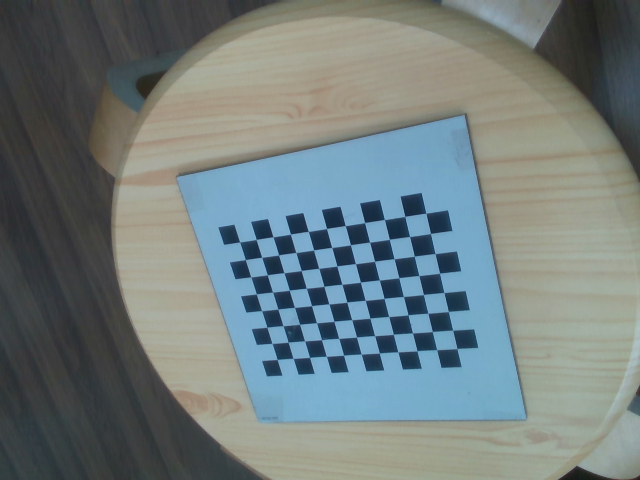
#> input picture Calibration-ZhangZhengyou-Method/pic/RGB_camera_calib_img/100000.png, 640 x 480 px; its folder holds only this picture in this run
$ python camera_calibration.py   (older library calls are emulated)
#> lines starting #> are read from the running program, lines starting #| are printed output that depends on the picture
# !/usr/bin/env python
# -*- coding: utf-8 -*-
# @Time    : 2023/4/18 17:15
# @Author  : Ahuiforever
# @File    : camera_calibration.py
# @Software: PyCharm
"""
    Try to realize the function of camera calibration with some functions or method built in opencv .
    Input the chessboard images from different perspectives, afterward, output the Intrinsic Matrix and the Extrinsic
Matrix.
    At last, calibrate the given image in real-time according to the above matrix and functions of opencv.
    Realize the whole program with PYTHON CLASS instead of defining functions.
"""

import glob
import os

import cv2
import numpy as np


class Calibrator:
    """
    The CLASS Calibrator was created for camera calibration computation, which is based on the input calibration images
    with chessboard. Output the Intrinsic Matrix and the Extrinsic Matrix with an order of _mtx, _dist, _rvecs, _tvecs.
    For details, see # compute.
    """

    def __init__(self, _chessboard_width: int, _chessboard_height: int, _chessboard_length: float):
        self._cw = _chessboard_width  # * 10 - 1 棋盘格上宽度方向的角点个数
        self._ch = _chessboard_height  # * 7 - 1 棋盘格上高度方向的角点个数
        self._cl = _chessboard_length  # * 棋盘上打印的棋盘格边长，单位毫米

        self._chessboard_image_folder = None
        self._suffix = None

        self._files = []
        self._mtx, self._dist, self._rvecs, self._tvecs = [0.] * 4

        # ? 设置寻找亚像素角点的参数，采用的停止准则是最大循环次数30和最大误差容限0.001
        self._criteria = (cv2.TERM_CRITERIA_EPS + cv2.TERM_CRITERIA_MAX_ITER, 30, 0.001)
        # ? 世界坐标系中的棋盘格点 [[u, v, 0], ···]
        self._chessboard_points = np.zeros((self._cw * self._ch, 3), np.float32)
        # ! 下面这行代码是为了生成索引矩阵的。并将生成的（-1， 2）矩阵赋值给_object_point的前两列
        self._chessboard_points[:, :2] = np.mgrid[:self._cw, :self._ch].T.reshape(-1, 2)
        # * 乘以单个棋盘格的边长，因此得到棋盘格点的坐标
        self._chessboard_points = np.multiply(self._chessboard_points, self._cl)

        # * 世界坐标系中的三维点，图像平面的二维点
        self._object_points, self._image_points = ([], [])

    def go_through_images(self) -> None:
        _search_path = os.path.join(self._chessboard_image_folder, f'*.{self._suffix}')
        # * _search_path = 'D:/Desktop/Any/*.jpg'
        self._files = glob.glob(_search_path)
        # * _files[0] = 'D:/Desktop/Any/0001.jpg'

    def compute(self, _chessboard_image_folder: str, _suffix: str = 'jpg', _show_img: bool = False) -> None:
        self._chessboard_image_folder = _chessboard_image_folder
        self._suffix = _suffix
        self.go_through_images()
        _gray = None

        for _file in self._files:
            _img = cv2.imread(_file)
            _gray = cv2.cvtColor(_img, cv2.COLOR_BGRA2GRAY)
            # * 找到棋盘的角点，精度为像素级
            _ret, _corners = cv2.findChessboardCorners(_gray, (self._cw, self._ch), None)
            if _ret is True:
                # * cv2.cornerSubPix()可实现精度为亚像素级的角点检测
                # ? (11, 11)是搜索窗口的尺寸，(-1, -1)表示没有死区
                cv2.cornerSubPix(_gray, _corners, (11, 11), (-1, -1), self._criteria)
                self._object_points.append(self._chessboard_points)
                self._image_points.append(_corners)
                # * 将角点绘制在图片上
                cv2.drawChessboardCorners(_img, (self._cw, self._ch), _corners, _ret)
                cv2.imwrite(
                    # * './results/Cap1_1_corners.jpg'
                    "./results/" + f"{_file.split(os.sep)[-1].replace(f'.{self._suffix}', f'_corners.{self._suffix}')}",
                    _img)
                if _show_img is True:
                    cv2.namedWindow('corners', cv2.WINDOW_NORMAL)
                    cv2.resizeWindow('corners', 640, 640)
                    cv2.imshow('corners', _img)
                    cv2.waitKey(1000)
                    cv2.destroyAllWindows()
        # * Compute.
        if _gray is not None:
            # ! a[::-1]相当于 a[-1:-len(a)-1:-1], 从最后一个元素到第一个元素复制一遍，最后一个-1表示反向读取，而非索引值
            # ! 因为这里的size是（宽， 高），而np.ndarray.shape是（高， 宽）
            _ret, self._mtx, self._dist, self._rvecs, self._tvecs = \
                cv2.calibrateCamera(self._object_points, self._image_points, _gray.shape[::-1], None, None)
            '''
            _ret 是重投影误差；
            _mtx 是内参矩阵；>>>{ndarray:(3, 3)}
            _dist 是畸变系数；distortion coefficients = (k1, k2, p1, p2, k3)；>>>{ndarray:(1, 5)}
            _rvecs 是旋转外参矩阵；rotation vectors；>>>{tuple:39}
            _tvecs 是平移外参矩阵；transformation vectors；>>>{tuple:39}
            '''

    def __call__(self, **kwargs) -> None:
        self.compute(kwargs['chessboard_image_folder'], kwargs['suffix'], kwargs['show_img'])

    @property
    def files(self):
        return self._files

    @property
    def mtx(self):
        return self._mtx

    @property
    def rvecs(self):
        return self._rvecs

    @property
    def tvecs(self):
        return self._tvecs


# [31 lines of commented-out code are left out]


class Normalizer:
    """
    The CLASS Normalizer was created for normalizing the intrinsic & extrinsic of images. It means to synthesize the
    image C with the array of image A and the in-&-ex-trinsic of image B.
    """

    # [71 lines left out: functions __init__, print_info, get_map, remap, __call__, not called in this run]


class RealTime:
    def __init__(self):
        pass

    def get_files(self):
        # * 读取另外的本地文件夹，或从Calibrator类中获取
        pass
        # return original_img, given_img

    def get_parameters(self):
        # * 读取本地文件，或从Calibrator类中获取
        pass


if __name__ == '__main__':
    # c_test = Calibrator(7, 7, 25)
    # c_test(chessboard_image_folder='./hta0-horizontal-robot-arm/calibration_images',
    #        suffix='jpg',
    #        show_img=False)
    # * c1 as the original image, as the RGB channel, and of course c2 should be as the INFRARED channel.
    # * What this will do is to Remap the c1 according to the intrinsic & extrinsic of c2.
    c1 = Calibrator(7, 7, 25)
    c1(chessboard_image_folder='./hta0-horizontal-robot-arm/calibration_images',
       suffix='jpg',
       show_img=True)
    c2 = Calibrator(11, 8, 20)  # % VALUES TO BE CHANGED
    c2(chessboard_image_folder='./Calibration-ZhangZhengyou-Method/pic/RGB_camera_calib_img',  # % VALUES TO BE CHANGED
       suffix='png',
       show_img=True)
#> call 2 of compute, with _suffix = 'png', _show_img = True
#> in compute (call 2), `_gray = cv2.cvtColor(_img, cv2.COLOR_BGRA2GRAY)`:
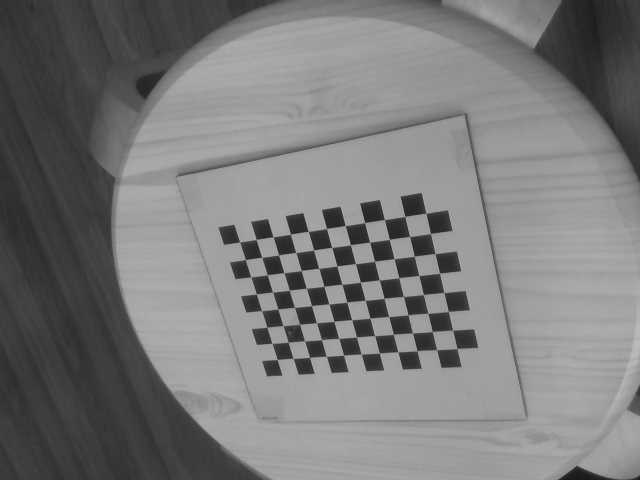
#> _gray: shape (480, 640); min 24, max 189, mean 121.8
#> in compute (call 2), `cv2.imwrite( # * './results/Cap1_1_corners.jpg' "./results/" + f"{_fil..`:
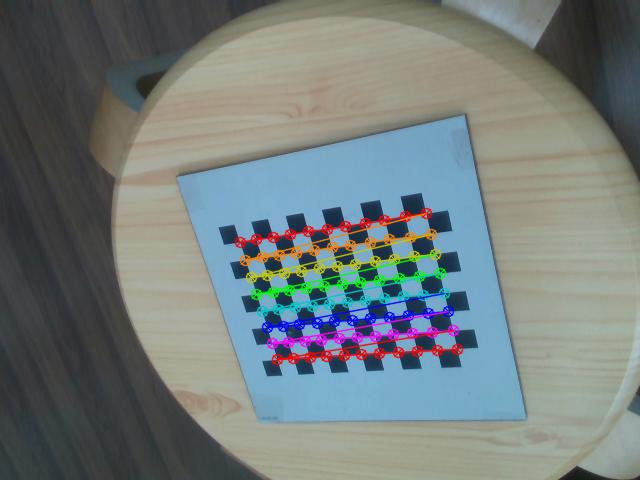
#> saved as 100000_corners.png: shape (480, 640, 3); mean B, G, R 124.2, 125, 115.5
#> in compute (call 2), `_ret, self._mtx, self._dist, self._rvecs, self._tvecs = \ cv2.calibrat..`: self._mtx = [[612.4, 0, 324.5], [0, 614.5, 238.6], [0, 0, 1]]; self._dist = [[-0.0457, 1.93, -0.000106, -0.000957, -7.93]]; self._rvecs = ([0.331, 0.389, -0.206],); self._tvecs = ([-88.53, 3.51, 639.5],)
    for original_img, given_img, index in zip(c1.files, c2.files, range(len(c1.files))):
        n = Normalizer(original_img, given_img,
                       original_k=c1.mtx, given_k=c2.mtx,
                       original_rvecs=c1.rvecs[index], given_rvecs=c2.rvecs[index],
                       original_tvecs=c1.tvecs[index], given_tvecs=c2.tvecs[index])
        n(save_img=True, show_img=True)

$ run again, on Calibration-ZhangZhengyou-Method/pic/RGB_camera_calib_img/100004.png
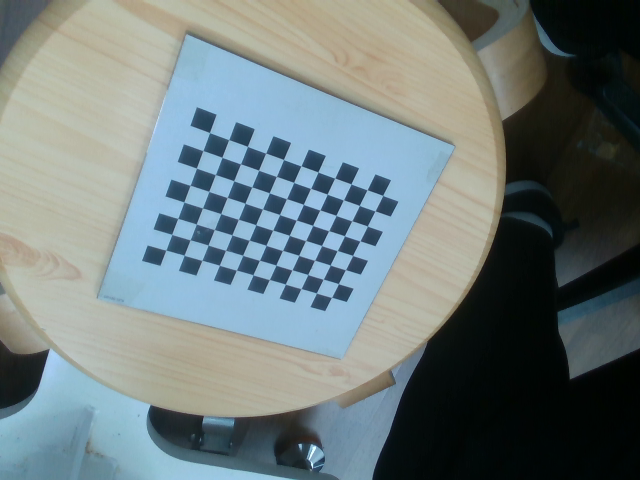
#> input picture Calibration-ZhangZhengyou-Method/pic/RGB_camera_calib_img/100004.png, 640 x 480 px
#> in compute (call 2), `_gray = cv2.cvtColor(_img, cv2.COLOR_BGRA2GRAY)`:
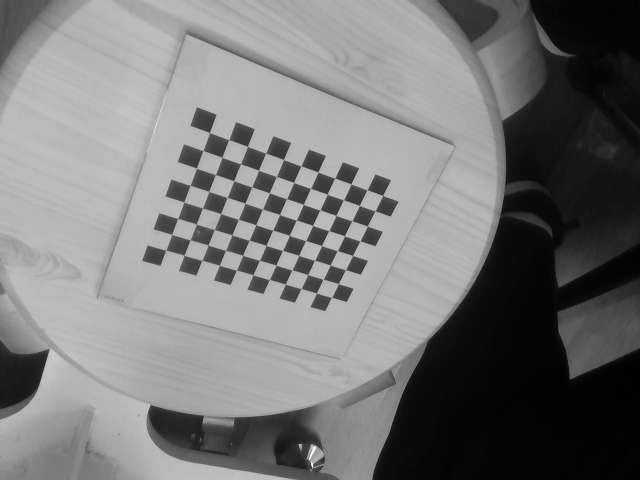
#> _gray: shape (480, 640); min 1, max 248, mean 119.9
#> in compute (call 2), `cv2.imwrite( # * './results/Cap1_1_corners.jpg' "./results/" + f"{_fil..`:
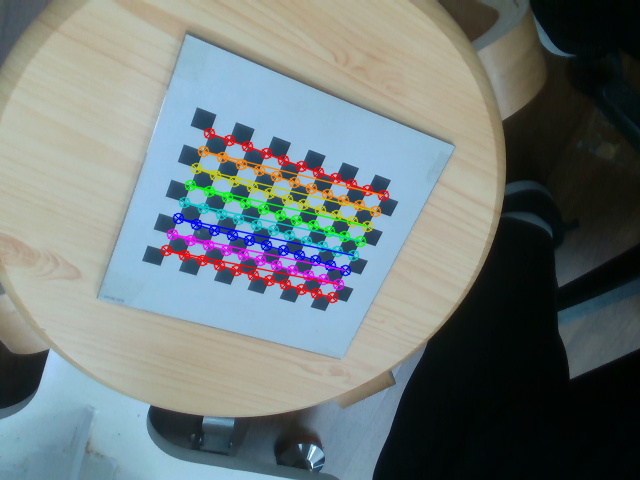
#> saved as 100004_corners.png: shape (480, 640, 3); mean B, G, R 122.6, 122.7, 112.2
#> self._mtx = [[604.5, 0, 323.5], [0, 602.7, 241.2], [0, 0, 1]]; self._dist = [[0.00413, 0.841, 0.000698, -0.00125, 0.085]]; self._rvecs = ([0.43, -0.274, 0.369],); self._tvecs = ([-113.7, -108.6, 605.3],)

$ run again, on Calibration-ZhangZhengyou-Method/pic/RGB_camera_calib_img/100005.png
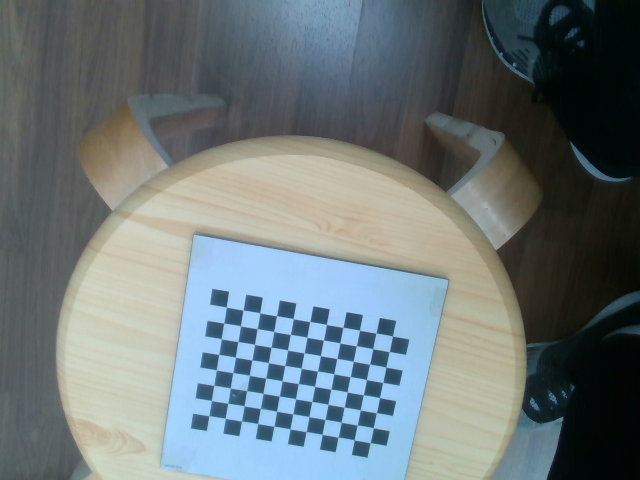
#> input picture Calibration-ZhangZhengyou-Method/pic/RGB_camera_calib_img/100005.png, 640 x 480 px
#> in compute (call 2), `_gray = cv2.cvtColor(_img, cv2.COLOR_BGRA2GRAY)`:
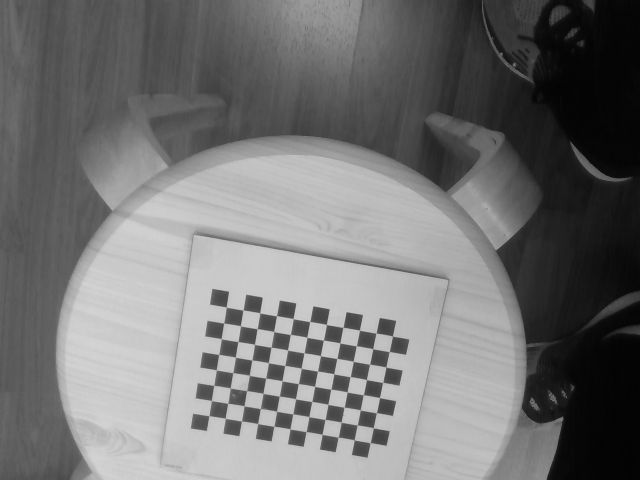
#> _gray: shape (480, 640); min 2, max 213, mean 115.6
#> in compute (call 2), `cv2.imwrite( # * './results/Cap1_1_corners.jpg' "./results/" + f"{_fil..`:
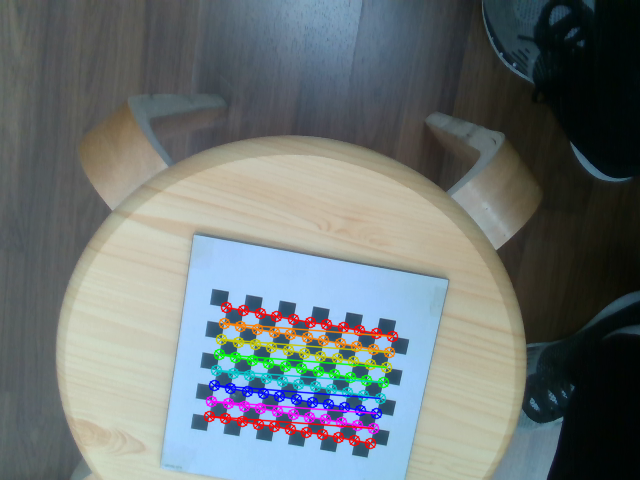
#> saved as 100005_corners.png: shape (480, 640, 3); mean B, G, R 118.7, 117.4, 108.8
#> self._mtx = [[1286.6, 0, 319.5], [0, 1391.3, 233.1], [0, 0, 1]]; self._dist = [[-0.0567, 29.32, -0.00167, -0.00259, -564.6]]; self._rvecs = ([0.437, -0.0295, 0.175],); self._tvecs = ([-110, 80.8, 1519.7],)

$ run again, on Calibration-ZhangZhengyou-Method/pic/RGB_camera_calib_img/100006.png
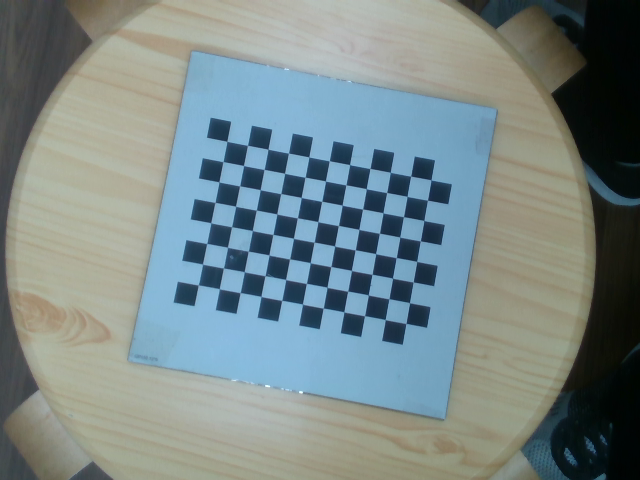
#> input picture Calibration-ZhangZhengyou-Method/pic/RGB_camera_calib_img/100006.png, 640 x 480 px
#> in compute (call 2), `_gray = cv2.cvtColor(_img, cv2.COLOR_BGRA2GRAY)`:
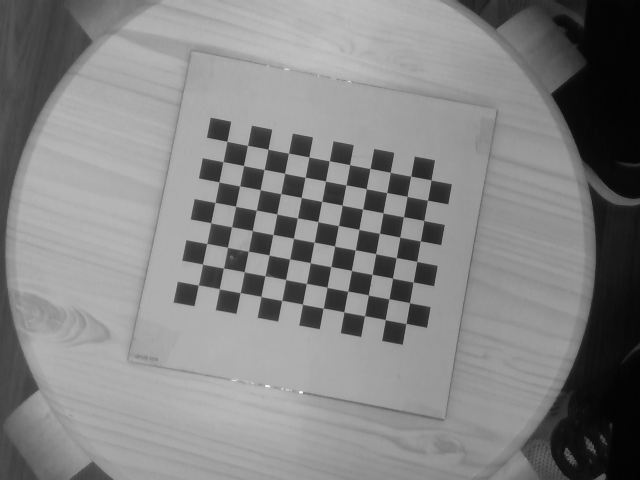
#> _gray: shape (480, 640); min 2, max 250, mean 131.2
#> in compute (call 2), `cv2.imwrite( # * './results/Cap1_1_corners.jpg' "./results/" + f"{_fil..`:
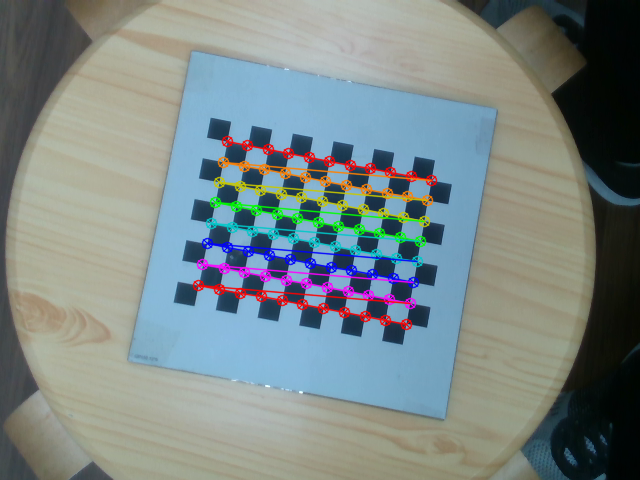
#> saved as 100006_corners.png: shape (480, 640, 3); mean B, G, R 134.4, 135, 122.9
#> self._mtx = [[970.8, 0, 329.4], [0, 973.9, 238.1], [0, 0, 1]]; self._dist = [[-0.302, 34.17, -0.000694, -0.00331, -757.1]]; self._rvecs = ([-0.106, -0.0189, 0.184],); self._tvecs = ([-98.4, -92.71, 935.1],)

$ run again, on Calibration-ZhangZhengyou-Method/pic/RGB_camera_calib_img/100001.png
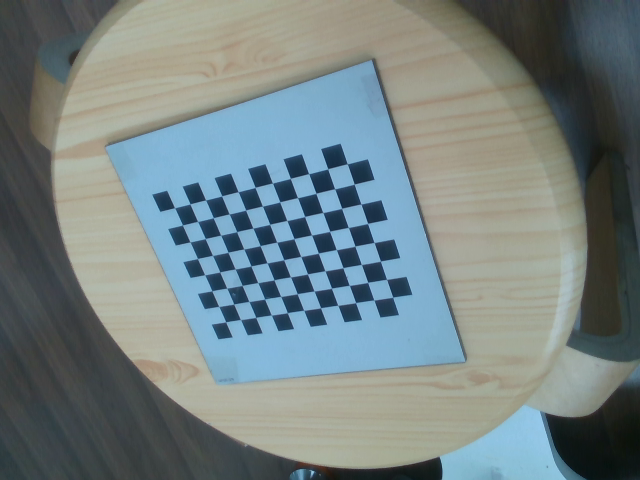
#> input picture Calibration-ZhangZhengyou-Method/pic/RGB_camera_calib_img/100001.png, 640 x 480 px
#> in compute (call 2), `_gray = cv2.cvtColor(_img, cv2.COLOR_BGRA2GRAY)`:
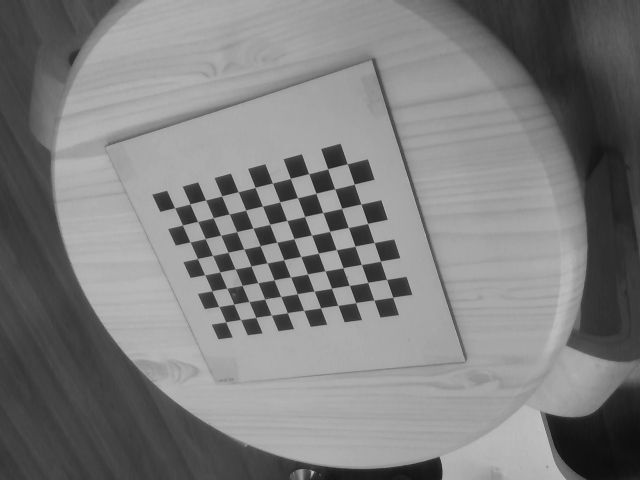
#> _gray: shape (480, 640); min 13, max 195, mean 125.7
#> in compute (call 2), `cv2.imwrite( # * './results/Cap1_1_corners.jpg' "./results/" + f"{_fil..`:
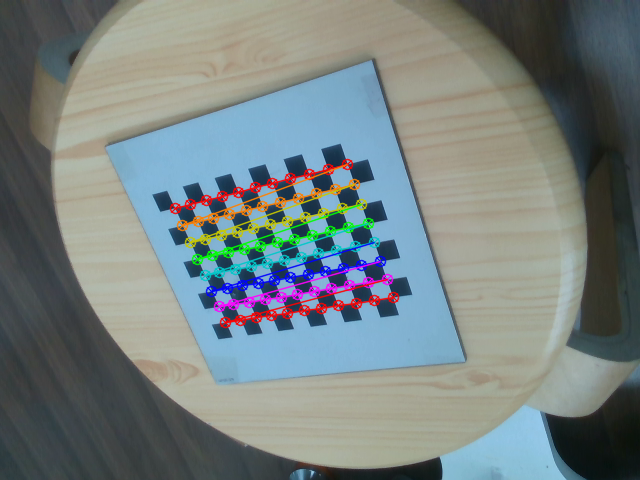
#> saved as 100001_corners.png: shape (480, 640, 3); mean B, G, R 128.8, 129, 118.2
#> self._mtx = [[465.3, 0, 374.7], [0, 461.7, 182.5], [0, 0, 1]]; self._dist = [[-0.032, 0.184, -0.00325, -0.00679, 0.0654]]; self._rvecs = ([0.275, 0.312, -0.273],); self._tvecs = ([-208, 26.87, 487.9],)
